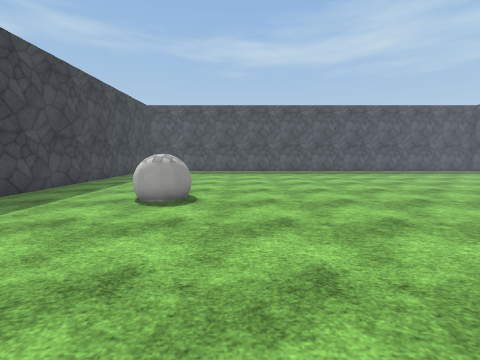
[1] (above)

19 first-person views from a walk through a 3-D level made in the Unity game engine. The camera is 1.5 m above the floor, tilts 6° down and sees 90° across. The floor is counted in squares, 1 m on a side. Each view is taken from the middle of a square. On the plan, view 1 faces up. The plan holds only what a view shows up to about 13 squares ahead; the rest is blank. The player character is not drawn. Surface patterns are stand-ins for the level's own textures.

[2]
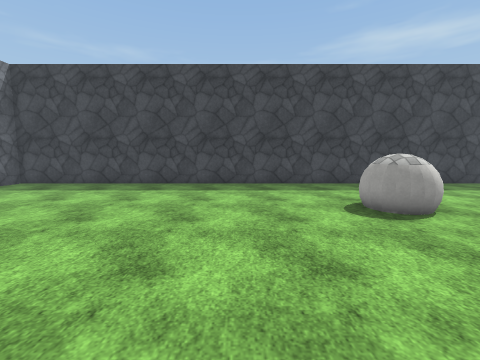

[3]
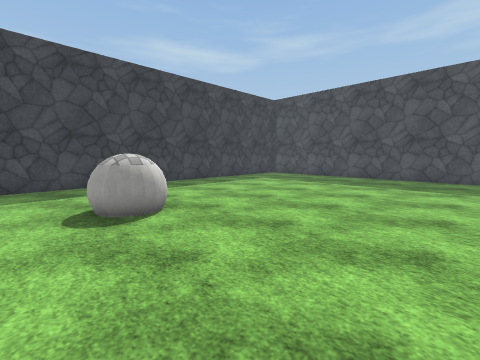

[4]
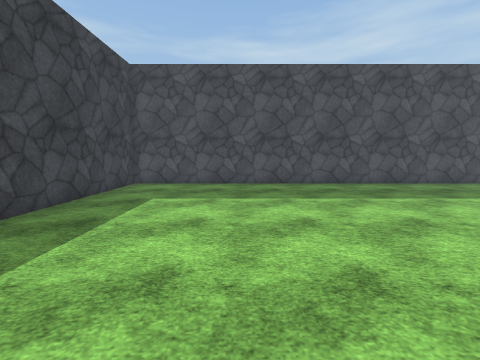

[5]
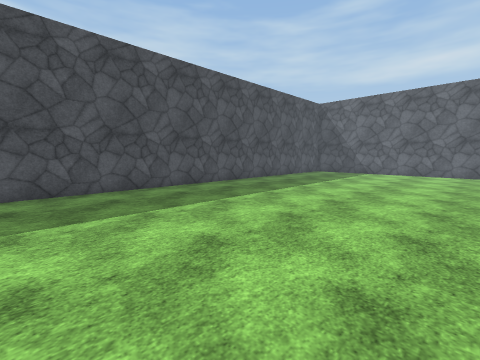

[6]
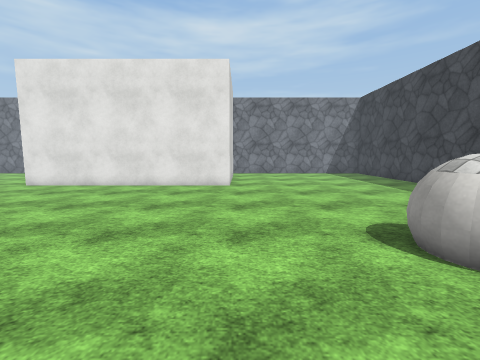

[7]
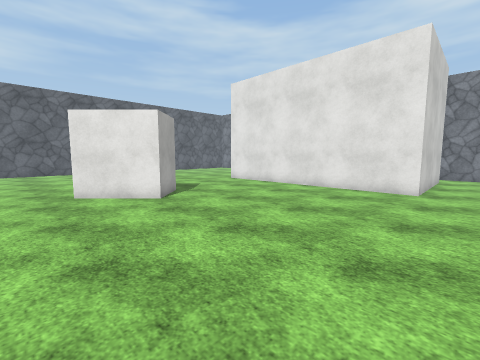

[8]
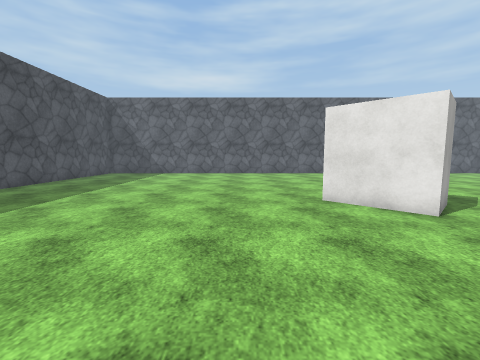

[9]
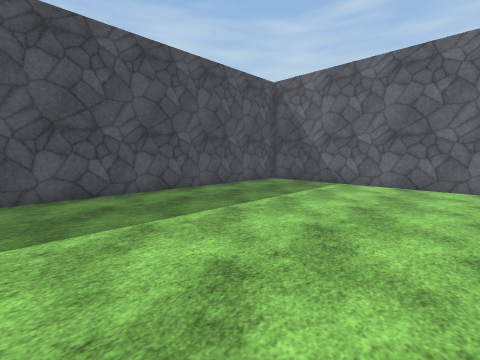

[10]
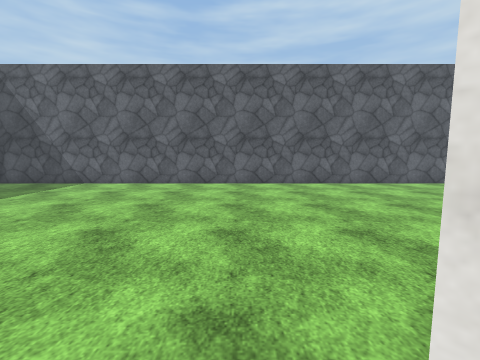

[11]
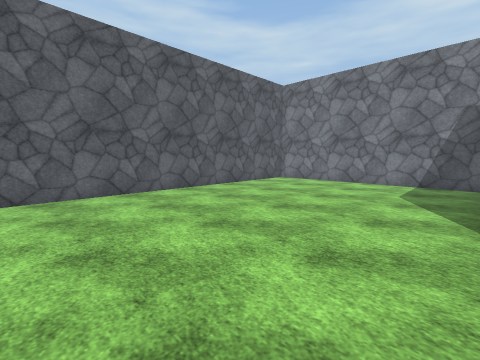

[12]
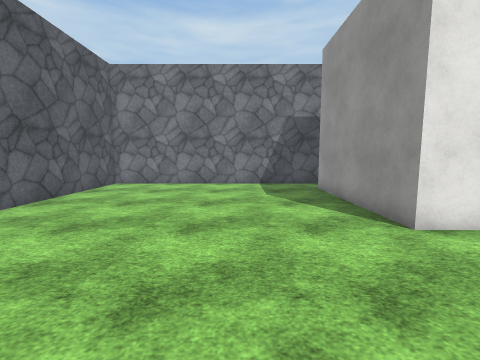

[13]
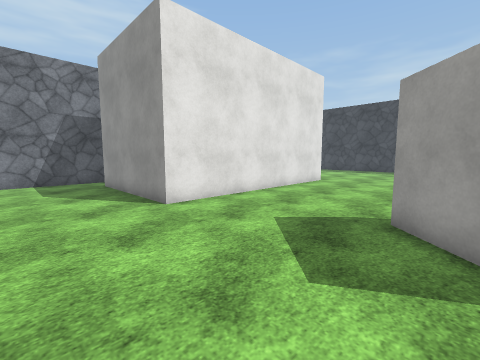

[14]
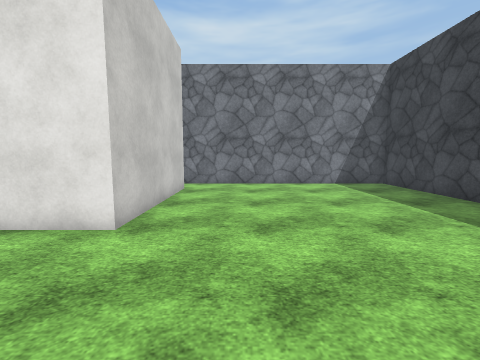

[15]
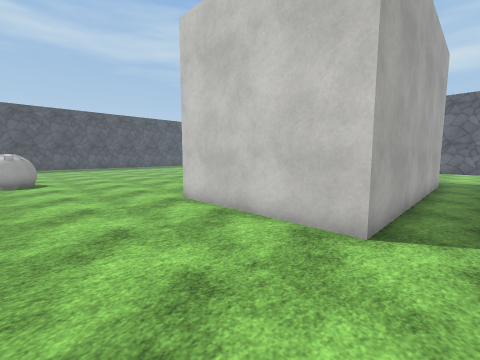

[16]
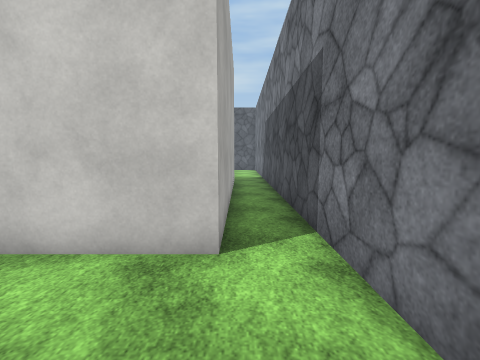

[17]
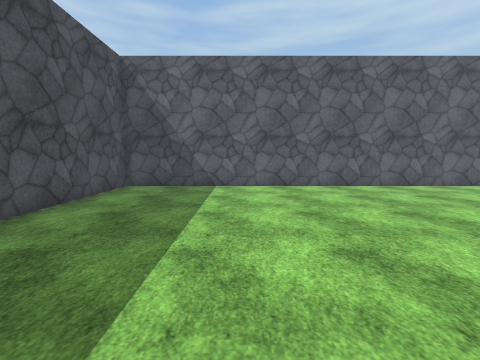

[18]
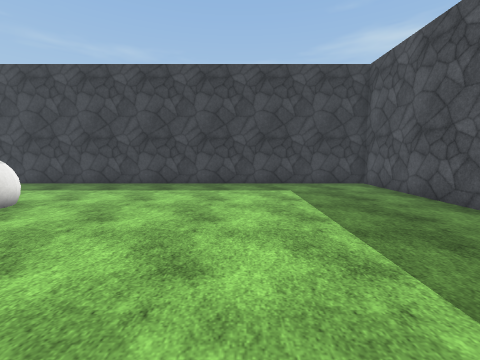

[19]
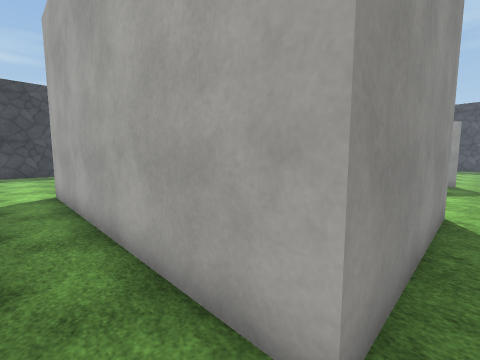

### Floor plan
Points are (right, up) in squares from view 1. A wall is a line through its corners. A room is listed if a view was taken in it or the views show most of it. See-through windows are left out.
Room 1 (views 1, 2, 3, 4, 5, 6, 7, 8, 9, 10, 11, 12, 13, 14, 15, 16, 17, 18, 19)
walls: (11.4, 7.9) (9.1, 5.7) (7.7, 7.1) (9.9, 9.3); (1.5, 0.3) (11.5, 0.3) (11.5, -5.7) (1.5, -5.7) (1.5, 0.3); (-8.5, 22.5) (-8.5, -7.5) (21.5, -7.5) (21.5, 22.5) (-8.5, 22.5)
objects: other object (-4, 8) to (-2, 9)

Positions as (right, up) in squares from view 1, and headings:
1: (0, 0), facing up
2: (4, 4), facing left
3: (4, 6), facing up-left
4: (-3, 10), facing up
5: (1, 12), facing up-right
6: (1, 12), facing down
7: (0, 11), facing down-right
8: (2, 12), facing right
9: (9, 13), facing up-right
10: (9, 10), facing right
11: (12, 6), facing down-right
12: (15, 5), facing down
13: (15, 7), facing down-left
14: (-1, 5), facing down
15: (-3, -7), facing up-right
16: (-2, -6), facing right
17: (10, 17), facing right
18: (4, 16), facing left
19: (12, -7), facing up-left
